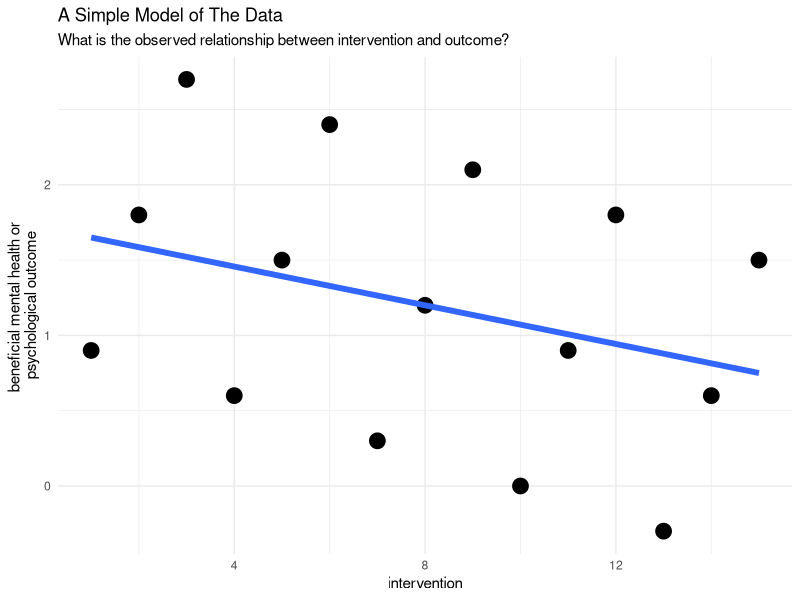
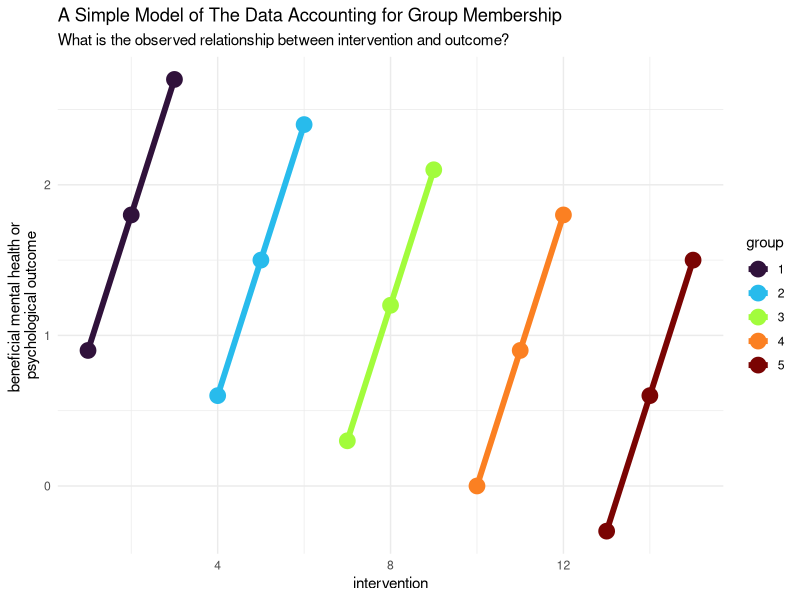
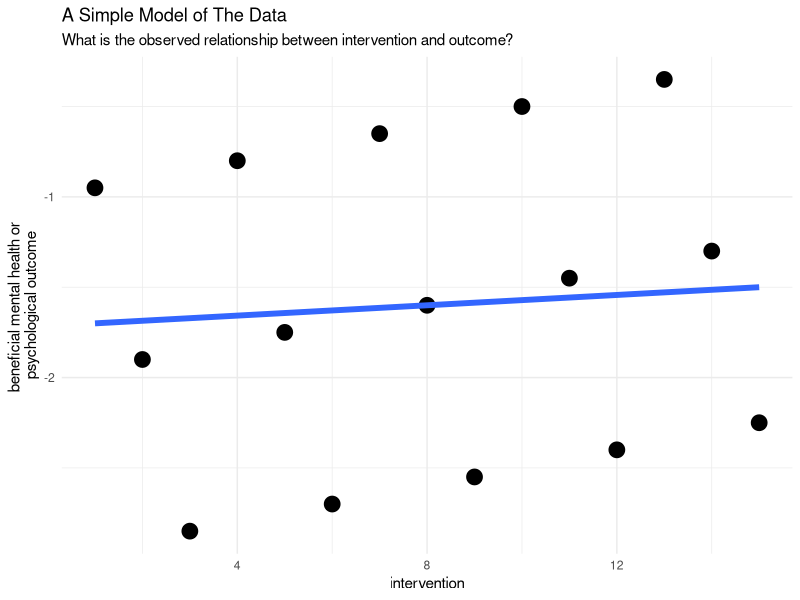
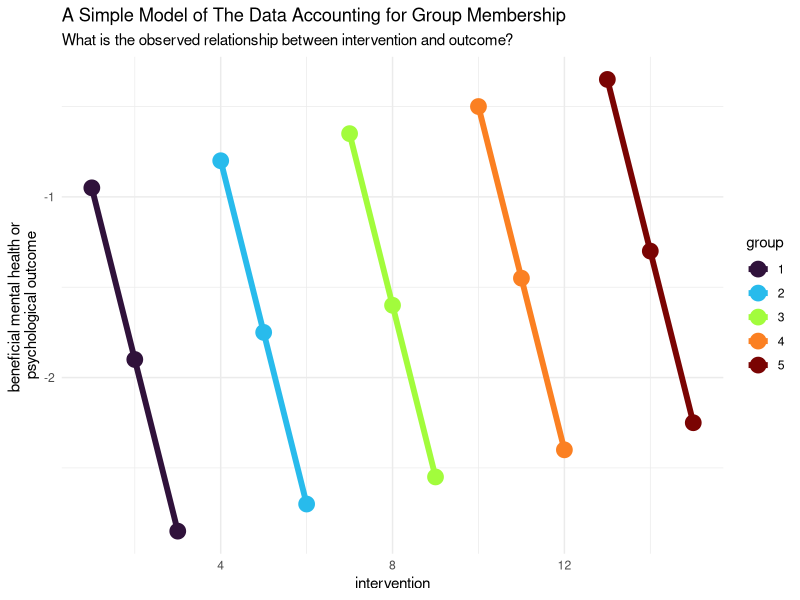

These charts were generated, in order, by the following R code:
## ---- chunk 1

set.seed(1080)

library(ggplot2)

library(ggthemes)

library(gganimate)

library(patchwork)

## ---- chunk 2
#| label: mydata

intervention <- seq(1,15) # intervention

group <- rep(seq(1,5), each=3) # group

index <- rep(seq(1,3), 5) # index within group

e <- rnorm(15, 0, .25) # randomly distributed error

outcome <- index + -.1 * intervention # + e

group <- factor(group)

mydata <- data.frame(intervention, group, outcome)

## ---- chunk 3

p0 <- ggplot(mydata,
       aes(x = intervention,
           y = outcome)) + 
  geom_point(size = 5)+
  geom_smooth(method="lm",
              linewidth = 2,
              se = FALSE) +
  scale_color_viridis_d(name = "group",
                        option = "turbo") +
  theme_minimal()

## ---- chunk 4
#| label: fig-p0

p0 + # replay
  labs(title = "A Simple Model of The Data",
       subtitle = "What is the observed relationship between intervention and outcome?",
       y = "beneficial mental health or \npsychological outcome") 

## ---- chunk 5
#| label: fig-p0-group

p0 + 
  aes(color = group) +
  labs(title = "A Simple Model of The Data Accounting for Group Membership",
       subtitle = "What is the observed relationship between intervention and outcome?",
       y = "beneficial mental health or \npsychological outcome")


## ---- chunk 6
#| label: mydata2

intervention <- seq(1,15) # intervention

group <- rep(seq(1,5), each=3) # group

index <- rep(seq(1,3), 5) # index within group

e <- rnorm(15, 0, .25) # randomly distributed error

outcome <- -1 * index + .05 * intervention # + e

group <- factor(group)

mydata2 <- data.frame(intervention, group, outcome)

## ---- chunk 7

p1 <- ggplot(mydata2,
       aes(x = intervention,
           y = outcome)) + 
  geom_point(size = 5)+
  geom_smooth(method="lm",
              linewidth = 2,
              se = FALSE) +
  scale_color_viridis_d(name = "group",
                        option = "turbo") +
  theme_minimal()

## ---- chunk 8

p1A <- p1 + # replay
  labs(title = "A Simple Model of The Data",
       subtitle = "What is the observed relationship between intervention and outcome?",
       y = "beneficial mental health or \npsychological outcome")

## ---- chunk 9

p1B <- p1 + 
  aes(color = group) +
  labs(title = "A Simple Model of The Data Accounting for Group Membership",
       subtitle = "What is the observed relationship between intervention and outcome?",
       y = "beneficial mental health or \npsychological outcome")


## ---- chunk 10
#| label: fig-p1A

p1A

## ---- chunk 11
#| label: fig-p1B

p1B
